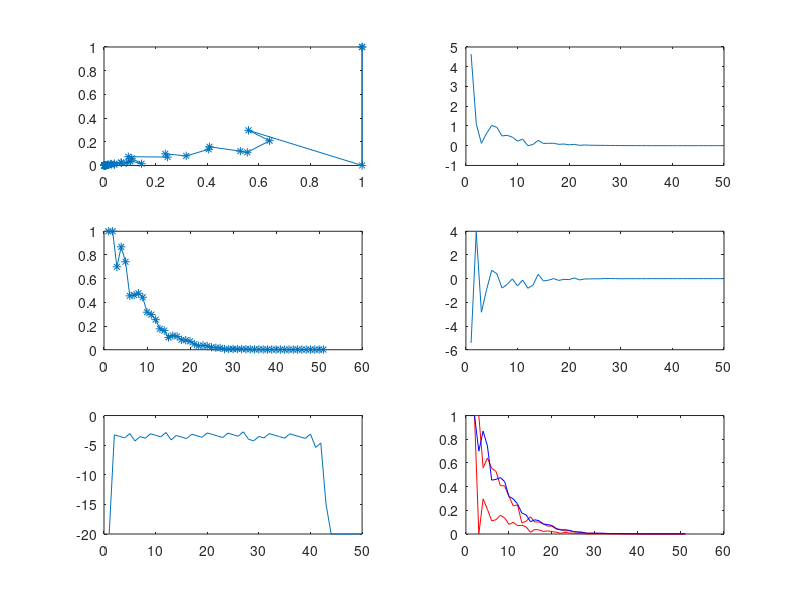

The MATLAB script that drew this image:
A = [4.44, 4.44, -4.24; 7.15, -7.15, -5.43; 2.39, -2.39, 2.28];
x = [1.0; 1.0; 1.0];
c = [1.0; 1.0; 1.0];

length = 50;
sizex = size(x, 1);
sizea = size(A, 1);
x_history = zeros(sizex, length);
x_history(:, 1) = x;
terr_history = zeros(sizea, length);
ideal_thrusts = c .* (ones(sizex, 1) + 9.0);

step = 1e-3;
unbalance_factor = 0.01;
adapt = 10.0;
switched = 0;

step_history = zeros(1, length);

for i=1:length
    if ((i > 10) || (step == 1e-20)) && (switched == 0)
        unbalance_factor = 100;
        switched = 1;
        step = 1e-3;
    end
        
    terr = A * x;
    grad_torque = zeros(sizex, 1);
    for j=1:sizea
        grad_torque = grad_torque + 2.0 * terr(j) * A(j,:)';
    end
    
    sqrerr = unbalance_factor * dot(terr, terr);
    grad_torque = grad_torque * unbalance_factor;
    
    for j=1:sizex
        if (x(j, 1) == 1.0) && (grad_torque(j, 1) < 0.0)
            grad_torque(j, 1) = 0.0;
        end
        if (x(j, 1) == 0.0) && (grad_torque(j, 1) > 0.0)
            grad_torque(j, 1) = 0.0;
        end
    end
    
    trerr = (c .* x - ideal_thrusts) / sizex;
    sqrerr = sqrerr + dot(trerr, trerr);
    
    grad_thrust = 2.0 * c .* trerr / sizex;
    
    for j=1:sizex
        if (x(j, 1) == 1.0) && (grad_thrust(j, 1) < 0.0)
            grad_thrust(j, 1) = 0.0;
        end
        if (x(j, 1) == 0.0) && (grad_thrust(j, 1) > 0.0)
            grad_thrust(j, 1) = 0.0;
        end
    end
    
    d = dot(grad_thrust, grad_torque);
    if (d < 0.0)
        grad_thrust = grad_thrust - grad_torque * d / dot(grad_torque, grad_torque);
    end;
    %grad = step * grad_torque + grad_thrust;
    
    grad = grad_torque + grad_thrust;
    
    for j=1:sizex
        if (x(j, 1) == 1.0) && (grad(j, 1) < 0.0)
            grad(j, 1) = 0.0;
        end
        if (x(j, 1) == 0.0) && (grad(j, 1) > 0.0)
            grad(j, 1) = 0.0;
        end
    end
    
    xold = x;    
    subiter = 0;
    
    while (subiter < 30)
        x = xold - grad * step;
        
        terr = A * x;
        sqrnew = unbalance_factor * dot(terr, terr);
        trerr = (c .* x - ideal_thrusts) / sizex;
        sqrnew = sqrnew + dot(trerr, trerr);
        
        if (sqrnew < sqrerr)
            step = step * (1.0 + 0.5 * (adapt - 1));
            break;
        end
        step = step / adapt;
        if (step < 1e-20)
            step = 1e-20;
            break;
        end
        
        subiter = subiter + 1;
    end
    step_history(1, i) = log10(step);
    
    
    proportion = 1.0;
    for j=1:sizex
        if (x(j, 1) > 1.0)
            proportion = min(proportion, (1.0 - xold(j, 1)) / (x(j, 1) - xold(j, 1)));
        end
    end
    if (proportion < 1.0)
        x = xold + proportion * (x - xold);
    end
    x = max(0.0, min(x, 1.0));
    x_history(:, i+1) = x;
    terr_history(:, i) = terr;
end

subplot(3, 2, 1);
plot(x_history(1,:), x_history(2,:), '*-');
subplot(3, 2, 2);
plot(terr_history(1,:));
subplot(3, 2, 3);
plot(x_history(3,:), '*-');
subplot(3, 2, 4);
plot(terr_history(2,:));
subplot(3, 2, 5);
plot(step_history);
subplot(3, 2, 6);
plot(x_history(1,:), 'r');
hold on
plot(x_history(2,:), 'r');
plot(x_history(3,:), 'b');
%plot(x_history(4,:), 'b');
hold off